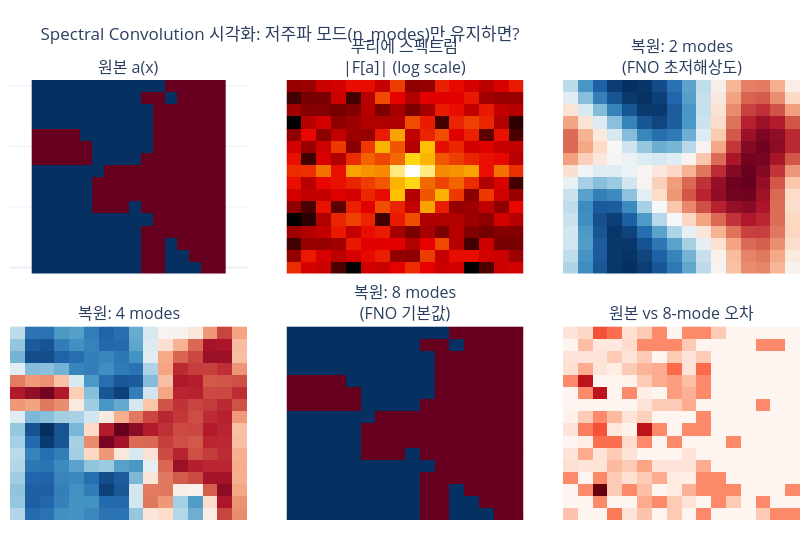

Notebook cell for this chart:
### Code cell
# ── Spectral Convolution 시각화 ──
# FFT로 투수율 필드를 주파수 도메인으로 변환하고,
# FNO가 사용하는 저주파 모드만 유지했을 때 어떻게 되는지 시각화

sample = test_samples_16[0]
a_field = np.squeeze(np.asarray(sample['x'][0].cpu()))
if a_field.ndim != 2:
    a_field = a_field.reshape(a_field.shape[-2], a_field.shape[-1])

# 2D FFT
A_fft = np.fft.fft2(a_field)
A_mag = np.abs(np.fft.fftshift(A_fft))

# 모드 트런케이션 시뮬레이션
results = {}
for n_modes in [2, 4, 8]:
    mask = np.zeros_like(A_fft)
    mask[:n_modes, :n_modes] = 1
    mask[-n_modes:, :n_modes] = 1
    mask[:n_modes, -n_modes:] = 1
    mask[-n_modes:, -n_modes:] = 1
    A_filtered = A_fft * mask
    results[n_modes] = np.real(np.fft.ifft2(A_filtered))

# 2×4에서 빈 칸용 Scatter 스페이서는 빈 패널처럼 보이므로 2×3으로 배치
# 3열×2행은 도메인 기본 종횡비가 가로로 길어지므로, figure 크기 비율을 cols/rows로 맞춘다.
_GRID_ROWS, _GRID_COLS = 2, 3
_FIG_H_PX = 540

fig = make_subplots(
    rows=_GRID_ROWS,
    cols=_GRID_COLS,
    subplot_titles=[
        '원본 a(x)',
        '푸리에 스펙트럼<br>|F[a]| (log scale)',
        '복원: 2 modes<br>(FNO 초저해상도)',
        '복원: 4 modes',
        '복원: 8 modes<br>(FNO 기본값)',
        '원본 vs 8-mode 오차',
    ],
    horizontal_spacing=0.05,
    vertical_spacing=0.12,
)

cmap_field = 'RdBu_r'
cmap_spec = 'Hot'

fig.add_trace(go.Heatmap(z=a_field, colorscale=cmap_field, showscale=False), row=1, col=1)
fig.add_trace(go.Heatmap(z=np.log1p(A_mag), colorscale=cmap_spec, showscale=False), row=1, col=2)
fig.add_trace(go.Heatmap(z=results[2], colorscale=cmap_field, showscale=False), row=1, col=3)
fig.add_trace(go.Heatmap(z=results[4], colorscale=cmap_field, showscale=False), row=2, col=1)
fig.add_trace(go.Heatmap(z=results[8], colorscale=cmap_field, showscale=False), row=2, col=2)
error_8 = np.abs(a_field - results[8])
fig.add_trace(go.Heatmap(z=error_8, colorscale='Reds', showscale=False), row=2, col=3)

fig.update_layout(
    height=_FIG_H_PX,
    width=int(_FIG_H_PX * _GRID_COLS / _GRID_ROWS),
    template='plotly_white',
    title='Spectral Convolution 시각화: 저주파 모드(n_modes)만 유지하면?',
    margin=dict(t=80, b=20, l=10, r=10),
    showlegend=False,
)
fig.update_xaxes(showticklabels=False)
fig.update_yaxes(showticklabels=False)
# 데이터 좌표도 1:1 (16×16과 함께 쓰면 셀 모양이 더 안정적)
for row in range(1, _GRID_ROWS + 1):
    for col in range(1, _GRID_COLS + 1):
        fig.update_yaxes(scaleanchor='x', scaleratio=1, row=row, col=col)
fig.show()

print('💡 핵심: FNO는 n_modes=8 개의 저주파 모드만 사용하여 학습합니다.')
print('   고주파 노이즈를 무시하고 전역적인 패턴을 포착합니다.')

### Figure 1 — Plotly figure (JSON) as saved in the notebook; plotly's stock layout.template omitted (floating-point values rounded to 4 significant figures; data arrays with more than 128 entries replaced by an {"elided": "..."} marker saying what was removed)
{"data": [{"colorscale": [[0, "rgb(5,48,97)"], [0.1, "rgb(33,102,172)"], [0.2, "rgb(67,147,195)"], [0.3, "rgb(146,197,222)"], [0.4, "rgb(209,229,240)"], [0.5, "rgb(247,247,247)"], [0.6, "rgb(253,219,199)"], [0.7, "rgb(244,165,130)"], [0.8, "rgb(214,96,77)"], [0.9, "rgb(178,24,43)"], [1, "rgb(103,0,31)"]], "showscale": false, "type": "heatmap", "xaxis": "x", "yaxis": "y", "z": {"elided": "16x16 float values"}}, {"colorscale": [[0, "rgb(0,0,0)"], [0.3333, "rgb(230,0,0)"], [0.6667, "rgb(255,210,0)"], [1, "rgb(255,255,255)"]], "showscale": false, "type": "heatmap", "xaxis": "x2", "yaxis": "y2", "z": {"elided": "16x16 float values"}}, {"colorscale": [[0, "rgb(5,48,97)"], [0.1, "rgb(33,102,172)"], [0.2, "rgb(67,147,195)"], [0.3, "rgb(146,197,222)"], [0.4, "rgb(209,229,240)"], [0.5, "rgb(247,247,247)"], [0.6, "rgb(253,219,199)"], [0.7, "rgb(244,165,130)"], [0.8, "rgb(214,96,77)"], [0.9, "rgb(178,24,43)"], [1, "rgb(103,0,31)"]], "showscale": false, "type": "heatmap", "xaxis": "x3", "yaxis": "y3", "z": {"elided": "16x16 float values"}}, {"colorscale": [[0, "rgb(5,48,97)"], [0.1, "rgb(33,102,172)"], [0.2, "rgb(67,147,195)"], [0.3, "rgb(146,197,222)"], [0.4, "rgb(209,229,240)"], [0.5, "rgb(247,247,247)"], [0.6, "rgb(253,219,199)"], [0.7, "rgb(244,165,130)"], [0.8, "rgb(214,96,77)"], [0.9, "rgb(178,24,43)"], [1, "rgb(103,0,31)"]], "showscale": false, "type": "heatmap", "xaxis": "x4", "yaxis": "y4", "z": {"elided": "16x16 float values"}}, {"colorscale": [[0, "rgb(5,48,97)"], [0.1, "rgb(33,102,172)"], [0.2, "rgb(67,147,195)"], [0.3, "rgb(146,197,222)"], [0.4, "rgb(209,229,240)"], [0.5, "rgb(247,247,247)"], [0.6, "rgb(253,219,199)"], [0.7, "rgb(244,165,130)"], [0.8, "rgb(214,96,77)"], [0.9, "rgb(178,24,43)"], [1, "rgb(103,0,31)"]], "showscale": false, "type": "heatmap", "xaxis": "x5", "yaxis": "y5", "z": {"elided": "16x16 float values"}}, {"colorscale": [[0, "rgb(255,245,240)"], [0.125, "rgb(254,224,210)"], [0.25, "rgb(252,187,161)"], [0.375, "rgb(252,146,114)"], [0.5, "rgb(251,106,74)"], [0.625, "rgb(239,59,44)"], [0.75, "rgb(203,24,29)"], [0.875, "rgb(165,15,21)"], [1, "rgb(103,0,13)"]], "showscale": false, "type": "heatmap", "xaxis": "x6", "yaxis": "y6", "z": {"elided": "16x16 float values"}}], "layout": {"annotations": [{"font": {"size": 16}, "showarrow": false, "text": "원본 a(x)", "x": 0.15, "xanchor": "center", "xref": "paper", "y": 1, "yanchor": "bottom", "yref": "paper"}, {"font": {"size": 16}, "showarrow": false, "text": "푸리에 스펙트럼<br>|F[a]| (log scale)", "x": 0.5, "xanchor": "center", "xref": "paper", "y": 1, "yanchor": "bottom", "yref": "paper"}, {"font": {"size": 16}, "showarrow": false, "text": "복원: 2 modes<br>(FNO 초저해상도)", "x": 0.85, "xanchor": "center", "xref": "paper", "y": 1, "yanchor": "bottom", "yref": "paper"}, {"font": {"size": 16}, "showarrow": false, "text": "복원: 4 modes", "x": 0.15, "xanchor": "center", "xref": "paper", "y": 0.44, "yanchor": "bottom", "yref": "paper"}, {"font": {"size": 16}, "showarrow": false, "text": "복원: 8 modes<br>(FNO 기본값)", "x": 0.5, "xanchor": "center", "xref": "paper", "y": 0.44, "yanchor": "bottom", "yref": "paper"}, {"font": {"size": 16}, "showarrow": false, "text": "원본 vs 8-mode 오차", "x": 0.85, "xanchor": "center", "xref": "paper", "y": 0.44, "yanchor": "bottom", "yref": "paper"}], "height": 540, "margin": {"b": 20, "l": 10, "r": 10, "t": 80}, "showlegend": false, "title": {"text": "Spectral Convolution 시각화: 저주파 모드(n_modes)만 유지하면?"}, "width": 810, "xaxis": {"anchor": "y", "domain": [0, 0.3], "showticklabels": false}, "xaxis2": {"anchor": "y2", "domain": [0.35, 0.65], "showticklabels": false}, "xaxis3": {"anchor": "y3", "domain": [0.7, 1], "showticklabels": false}, "xaxis4": {"anchor": "y4", "domain": [0, 0.3], "showticklabels": false}, "xaxis5": {"anchor": "y5", "domain": [0.35, 0.65], "showticklabels": false}, "xaxis6": {"anchor": "y6", "domain": [0.7, 1], "showticklabels": false}, "yaxis": {"anchor": "x", "domain": [0.56, 1], "scaleanchor": "x", "scaleratio": 1, "showticklabels": false}, "yaxis2": {"anchor": "x2", "domain": [0.56, 1], "scaleanchor": "x", "scaleratio": 1, "showticklabels": false}, "yaxis3": {"anchor": "x3", "domain": [0.56, 1], "scaleanchor": "x", "scaleratio": 1, "showticklabels": false}, "yaxis4": {"anchor": "x4", "domain": [0, 0.44], "scaleanchor": "x", "scaleratio": 1, "showticklabels": false}, "yaxis5": {"anchor": "x5", "domain": [0, 0.44], "scaleanchor": "x", "scaleratio": 1, "showticklabels": false}, "yaxis6": {"anchor": "x6", "domain": [0, 0.44], "scaleanchor": "x", "scaleratio": 1, "showticklabels": false}}}
